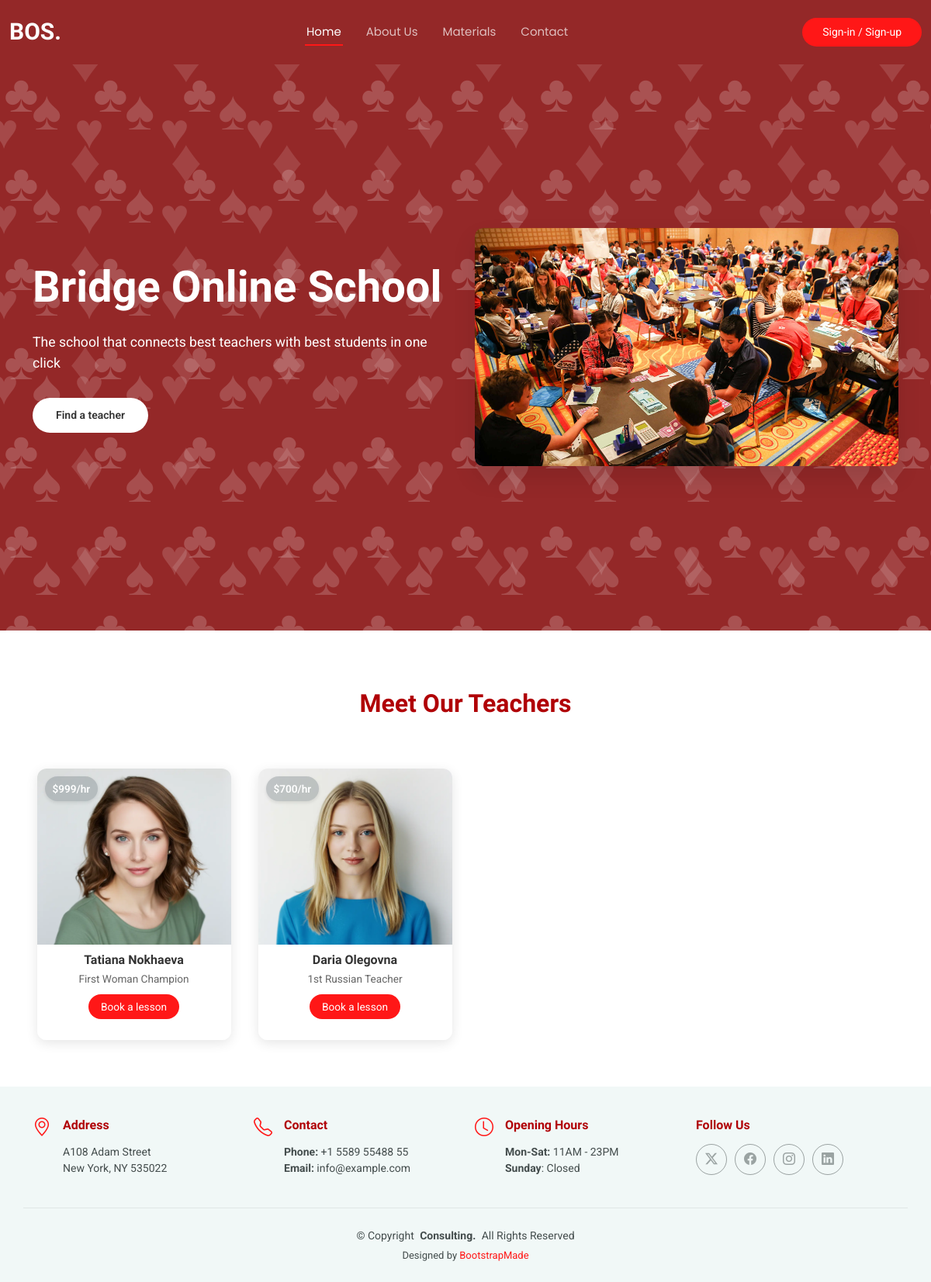
Before: / with the older database file.
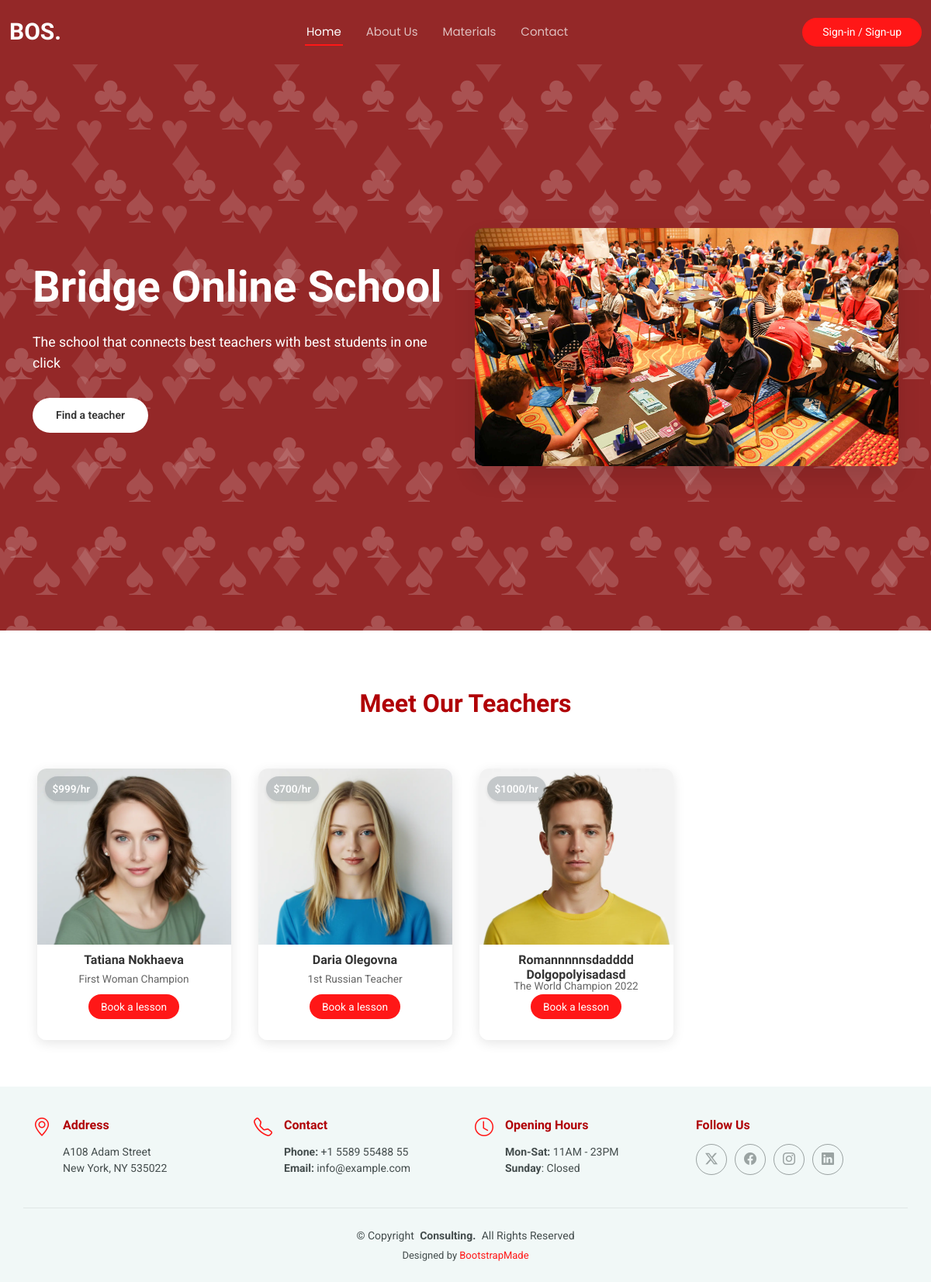
After: the same page with the newer database file.
### landing/models.py (models this page shows, shortened)
class Teacher(models.Model):
    user = models.OneToOneField(User, on_delete=models.CASCADE, related_name='teacher_profile', null=True, blank=True)
    first_name = models.CharField(max_length=50)
    last_name = models.CharField(max_length=50)
    title = models.CharField(max_length=50)
    experience = models.CharField(max_length=500)
    teaching_years = models.IntegerField(max_length=2, null=True, blank=True)
    champion = models.BooleanField(default=False)
    avatar = models.ImageField(upload_to='teachers/avatars')
    lesson_price = models.DecimalField(max_digits=6, decimal_places=0)
    course_price = models.DecimalField(max_digits=7, decimal_places=0)
    is_active = models.BooleanField(default=False)

### landing/views.py (the view)
# urls.py: path("", views.home, name="home"),
def home(request):
    teachers = Teacher.objects.all()  # Get all teachers from database
    context = {
        'teachers': teachers
    }
    return render(request, "landing/index.html", context)

### landing/templates/landing/index.html
{% extends 'base.html' %}
{% load static %}
{% block content %}
  <main class="main">
    <section id="hero" class="hero section dark-background">
      <div class="container" data-aos="fade-up" data-aos-delay="100">
        <div class="row align-items-center">
          <div class="col-lg-6">
            <div class="hero-content" data-aos="fade-up" data-aos-delay="500">
              <h2>Bridge Online School</h2>
              <p>The school that connects best teachers with best students in one click</p>
              <div class="hero-btns">
                <a href="#team" class="btn btn-primary rounded-pill">Find a teacher</a>
              </div>
          </div>
          </div>
          <div class="col-lg-6">
            <div class="hero-image" data-aos="zoom-out" data-aos-delay="300">
              <img src="{% static 'assets/img/about/bridge-competition.jpg' %}" alt="Consulting Services" class="img-fluid">
            </div>
          </div>
        </div>
      </div>
    </section>
    <section id="team" class="team section">
      <div class="container section-title" data-aos="fade-up">
        <div><span>Meet Our Teachers</span></div>
      </div>
      <div class="container" data-aos="fade-up" data-aos-delay="100">
        <div class="team-catalog">
          <div class="row g-4">
            {% for teacher in teachers %}
            {% if teacher.is_active %}
            <div class="col-xl-3 col-lg-4 col-md-6 col-6" data-aos="fade-up" data-aos-delay="100">
              <div class="team-card">
                <div class="team-image">
                  <img src="{{ teacher.avatar.url }}" class="img-fluid" alt="{{teacher.first_name}} {{teacher.last_name}}" loading="lazy">
                  <div class="price-tag">
                    ${{ teacher.lesson_price }}/hr
                  </div>
                </div>
                <div class="team-content">
                  <h3>{{teacher.first_name}} {{teacher.last_name}}</h3>
                  <span class="teacher-title">{{teacher.title}}</span>
                  <div class="book-action">
                    <a href="{% url 'landing:teacher' teacher.pk %}" class="btn-getstarted rounded-pill w-100">Book a lesson</a>
                  </div>
                </div>
              </div>
            </div>
            {% endif %}
            {% endfor %}
          </div>
        </div>
      </div>
    </section>
  </main>
{% endblock %}

### templates/base.html (shortened to what this page needs)
{% load static %}
<!DOCTYPE html>
<html lang="en">
<head>
  <link href="{% static 'assets/vendor/bootstrap/css/bootstrap.min.css' %}" rel="stylesheet">
  <link href="{% static 'assets/vendor/bootstrap-icons/bootstrap-icons.css' %}" rel="stylesheet">
  <link href="{% static 'assets/vendor/aos/aos.css' %}" rel="stylesheet">
  <link href="{% static 'assets/vendor/swiper/swiper-bundle.min.css' %}" rel="stylesheet">
  <link href="{% static 'assets/css/main.css' %}" rel="stylesheet">
</head>
<body class="index-page">
    {% include 'navbar.html'%}
    {% block content %}
    {% endblock %}
  <footer id="footer" class="footer light-background">
    <div class="container">
      <div class="row gy-3">
        <div class="col-lg-3 col-md-6 d-flex">
          <i class="bi bi-geo-alt icon"></i>
          <div class="address">
            <h4>Address</h4>
            <p>A108 Adam Street</p>
            <p>New York, NY 535022</p>
          </div>
        </div>
        <div class="col-lg-3 col-md-6 d-flex">
          <i class="bi bi-telephone icon"></i>
          <div>
            <h4>Contact</h4>
            <p>
              <strong>Phone:</strong> <span>+1 5589 55488 55</span><br>
              <strong>Email:</strong> <span>info@example.com</span><br>
            </p>
          </div>
        </div>
        <div class="col-lg-3 col-md-6 d-flex">
          <i class="bi bi-clock icon"></i>
          <div>
            <h4>Opening Hours</h4>
            <p>
              <strong>Mon-Sat:</strong> <span>11AM - 23PM</span><br>
              <strong>Sunday</strong>: <span>Closed</span>
            </p>
          </div>
        </div>
        <div class="col-lg-3 col-md-6">
          <h4>Follow Us</h4>
          <div class="social-links d-flex">
            <a href="#" class="twitter"><i class="bi bi-twitter-x"></i></a>
            <a href="#" class="facebook"><i class="bi bi-facebook"></i></a>
            <a href="#" class="instagram"><i class="bi bi-instagram"></i></a>
            <a href="#" class="linkedin"><i class="bi bi-linkedin"></i></a>
          </div>
        </div>
      </div>
    </div>
    <div class="container copyright text-center mt-4">
      <p>© <span>Copyright</span> <strong class="px-1 sitename">Consulting.</strong> <span>All Rights Reserved</span></p>
      <div class="credits">
        Designed by <a href="https://bootstrapmade.com/">BootstrapMade</a>
      </div>
    </div>
  </footer>
</body>
</html>

### templates/navbar.html (shortened to what this page needs)
<header id="header" class="header d-flex align-items-center fixed-top margin-bottom-200">
    <div class="container-fluid position-relative d-flex align-items-center justify-content-between">
        <a href="index.html" class="logo d-flex align-items-center me-auto me-xl-0">
        <h1 class="sitename">BOS.</h1>
        </a>
        <nav id="navmenu" class="navmenu">
            <ul>
                <li><a href="{% url 'landing:home' %}" class="active">Home</a></li>
                <li><a href="aboutUs.html">About Us</a></li>
                <li><a href="#pricing">Materials</a></li>
                <li><a href="#contact">Contact</a></li>
            </ul>
        </nav>
        <div class="desktop-user-section">
            {% if user.is_authenticated %}
                <a href="{% url 'authentication:profile' %}" class="user-section">
                    <i class="bi bi-file-person" id="profile-icon"></i>
                    <span>{{ user.username }}</span>
                </a>
                <a class="btn-getstarted rounded-pill" href="{% url 'authentication:logout' %}">Logout</a>
            {% else %}
                <a class="btn-getstarted rounded-pill" href="{% url 'authentication:login' %}">Sign-in / Sign-up</a>
            {% endif %}
        </div>
    </div>
</header>

Changed rows visible on the page:
added Teacher: avatar (picture), lesson_price "1000", first_name "Romannnnnsdadddd", last_name "Dolgopolyisadasd", title "The World Champion 2022"
